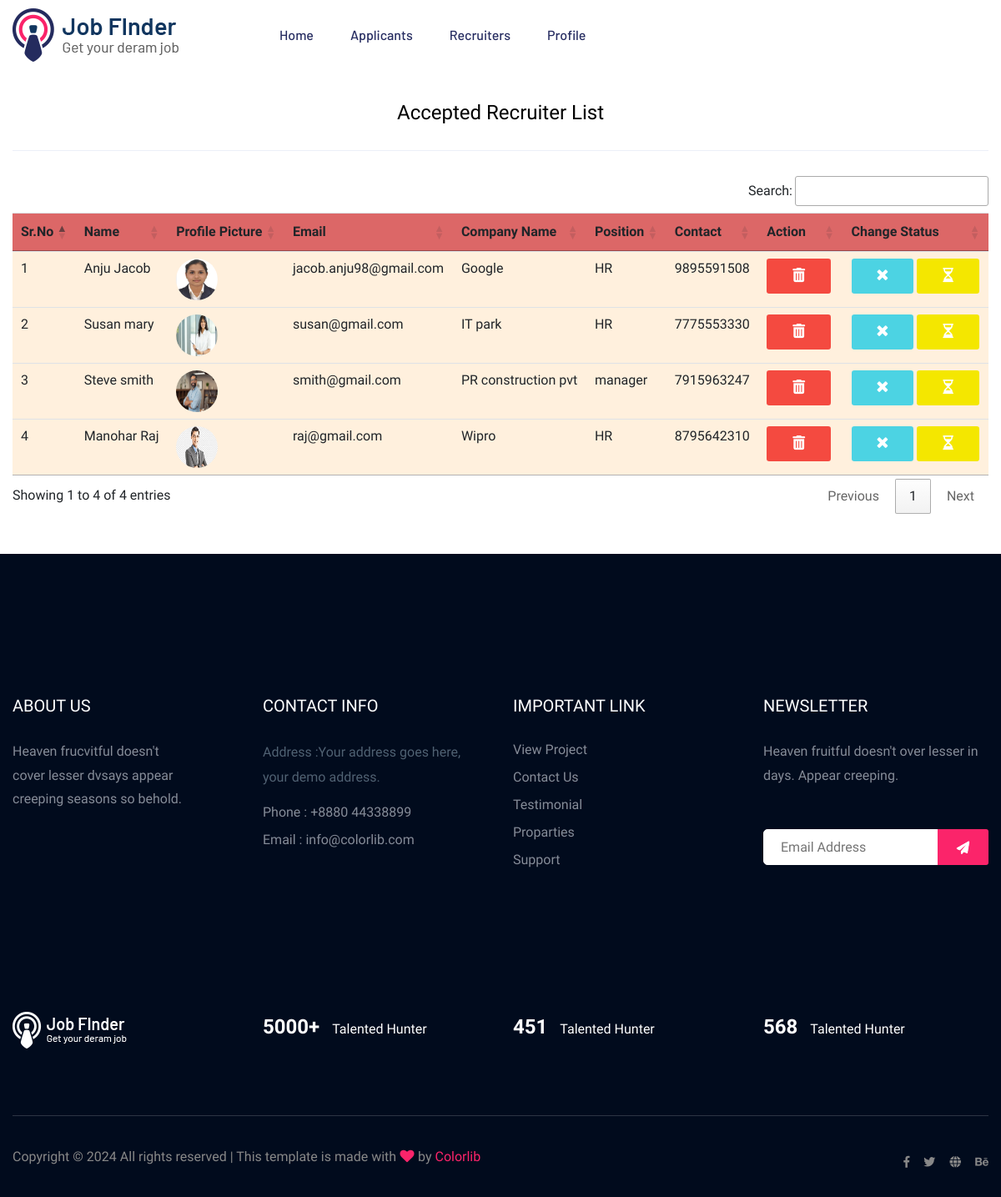
The page /admin_view_acceptedrecruiter (signed in) on the database its author committed.
### jobportalapp/models.py (models this page shows)
class recruiter(models.Model):
    recruiter_id =models.ForeignKey(User, on_delete=models.CASCADE)
    phone = models.IntegerField()
    image = models.ImageField(upload_to='Recruiter profile/')
    companyname= models.CharField(max_length=60)
    position=models.CharField(max_length=30)
    status=models.CharField(max_length=30,default=False)

class User(AbstractUser):
    usertype = models.CharField(max_length=20)

### jobportalapp/views.py (the view)
# urls.py: path("admin_view_acceptedrecruiter", views.admin_view_acceptedrecruiter, name="admin_view_acceptedrecruiter"),
def admin_view_acceptedrecruiter(request):
    id=request.session.get('id', None)
    if id is not None:
        data=recruiter.objects.all().filter(status='accepted').order_by('-id')
        return render(request,'admin_view_acceptedrecruiter.html', {'data':data})
    else:
        messages.warning(request,'Invalid session data. Please log in again.')
        return redirect('loginpage')

### jobportalapp/context_processors.py (called while the page is built)
def recruiter_info(request):
    recruiter_image = ''
    recruiter_company = ''
    if request.user.is_authenticated and request.user.usertype == 'recruiter':
        try:
            recruiter_data = recruiter.objects.get(recruiter_id=request.user)
            recruiter_image = recruiter_data.image.url
        except recruiter.DoesNotExist:
            pass
    return {
        'recruiter_image': recruiter_image,
        'recruiter_company': recruiter_company,
    }

def jobseeker_info(request):
    jobseeker_image = ''
    if request.user.is_authenticated and request.user.usertype == 'jobseeker':
        try:
            jobseeker_data = jobseeker.objects.get(emp_id=request.user)
            jobseeker_image = jobseeker_data.image.url
        except recruiter.DoesNotExist:
            pass
    return {
        'jobseeker_image': jobseeker_image,
    }

### jobportalapp/templates/admin_view_acceptedrecruiter.html
{% extends 'admin_base.html' %}
{% load static %}
{% block content %}
<div class="container" style="margin-top: 3%;">
    <div class="panel panel-primary">
        <div class="panel-heading">
            <h4 class="panel-title text-center" style="color: black;">Accepted Recruiter List</h4>
            <hr>
        </div>
        <table class="table table-hover" id="example">
            <thead style="background-color:rgb(220, 103, 103)">
                <tr >
                    <th>Sr.No</th>
                    <th>Name</th>
                    <th>Profile Picture</th>
                    <th>Email</th>
                    <th>Company Name</th>
                    <th>Position</th>
                    <th>Contact</th>
                    <th>Action</th>
                    <th>Change Status</th>
                </tr>
            </thead>
            {% for i in data %}
            <tr style="background-color:rgb(255, 240, 221);">
                <td>{{ forloop.counter}}</td>
                <td> {{i.recruiter_id.first_name}} {{i.recruiter_id.last_name}}</td>
                <td> <img src="{{ i.image.url }}" alt="Profile Pic" height="50px" width="50px"
                        style="border-radius: 50%;" /></td>
                <td>{{i.recruiter_id.email}}</td>
                <td>{{ i.companyname }}</td>
                <td>{{ i.position }}</td>
                <td>{{i.phone}}</td>
                <td>
                     <a class="genric-btn danger btn-sm"  onclick="return confirm(' Do you want to delete this record?')"
                     href="admin_delete_acceptedrecruiter/{{ i.id }}"><span class="fa-solid fa-trash-can fa-lg"></span></a>&nbsp;
                    </td>
                    <td>
                        <a class="genric-btn success btn-sm" onclick="return confirm(' Do you want to reject this record?')"
                     href="admin_reject_acceptedrecruiter/{{ i.id }}"><span class="fa fa-times fa-lg"></span></a>
                     <a class="genric-btn warning btn-sm" onclick="return confirm(' Do you want to move this record pending list?')"
                     href="admin_pending_acceptedrecruiter/{{ i.id }}"><span class="fa-regular fa-hourglass-half fa-lg"></span></a>
                    </td>
            {% endfor %}
        </table>
    </div>
</div>
<br><br>
{% endblock content %}

### rows shown on the page
recruiter: recruiter_id.first_name "Anju", recruiter_id.last_name "Jacob", image (picture), recruiter_id.email "jacob.anju98@gmail.com", companyname "Google", position "HR", phone "9895591508"
recruiter: recruiter_id.first_name "Susan", recruiter_id.last_name "mary", image (picture), recruiter_id.email "susan@gmail.com", companyname "IT park", position "HR", phone "7775553330"
recruiter: recruiter_id.first_name "Steve", recruiter_id.last_name "smith", image (picture), recruiter_id.email "smith@gmail.com", companyname "PR construction pvt", position "manager", phone "7915963247"
recruiter: recruiter_id.first_name "Manohar", recruiter_id.last_name "Raj", image (picture), recruiter_id.email "raj@gmail.com", companyname "Wipro", position "HR", phone "8795642310"
